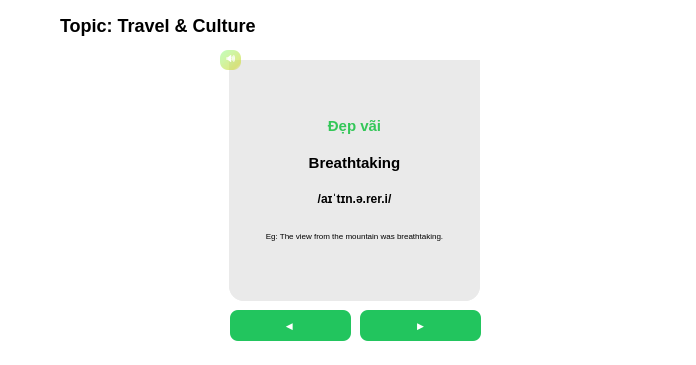
<?xml version="1.0" encoding="UTF-8"?>
<ui version="4.0">
 <class>MainWindow</class>
 <widget class="QMainWindow" name="MainWindow">
  <property name="geometry">
   <rect>
    <x>0</x>
    <y>0</y>
    <width>696</width>
    <height>365</height>
   </rect>
  </property>
  <property name="minimumSize">
   <size>
    <width>696</width>
    <height>365</height>
   </size>
  </property>
  <property name="maximumSize">
   <size>
    <width>696</width>
    <height>365</height>
   </size>
  </property>
  <property name="windowTitle">
   <string>MainWindow</string>
  </property>
  <property name="styleSheet">
   <string notr="true">QMainWindow {
    background-color: white;
}</string>
  </property>
  <widget class="QWidget" name="centralwidget">
   <widget class="QLabel" name="label">
    <property name="geometry">
     <rect>
      <x>60</x>
      <y>10</y>
      <width>261</width>
      <height>31</height>
     </rect>
    </property>
    <property name="font">
     <font>
      <pointsize>-1</pointsize>
      <weight>87</weight>
      <bold>true</bold>
     </font>
    </property>
    <property name="styleSheet">
     <string notr="true">QLabel { background:transparent; color:black; font-size:18px; font-weight:700; border:none; }</string>
    </property>
    <property name="text">
     <string>Topic: Travel &amp; Culture</string>
    </property>
   </widget>
   <widget class="QLabel" name="label_2">
    <property name="geometry">
     <rect>
      <x>10</x>
      <y>10</y>
      <width>21</width>
      <height>21</height>
     </rect>
    </property>
    <property name="text">
     <string/>
    </property>
    <property name="pixmap">
     <pixmap>pics/images.jpg</pixmap>
    </property>
    <property name="scaledContents">
     <bool>true</bool>
    </property>
   </widget>
   <widget class="QFrame" name="frame">
    <property name="geometry">
     <rect>
      <x>229</x>
      <y>60</y>
      <width>251</width>
      <height>241</height>
     </rect>
    </property>
    <property name="styleSheet">
     <string notr="true">QFrame{background-color: #EAEAEA;
border-radius: 15px;}</string>
    </property>
    <property name="frameShape">
     <enum>QFrame::StyledPanel</enum>
    </property>
    <property name="frameShadow">
     <enum>QFrame::Raised</enum>
    </property>
    <widget class="QFrame" name="frame_2">
     <property name="geometry">
      <rect>
       <x>0</x>
       <y>0</y>
       <width>251</width>
       <height>151</height>
      </rect>
     </property>
     <property name="styleSheet">
      <string notr="true">QFrame {
    border-radius: 15px;
    background-color: white;
border-top-left-radius:0px;
border-top-right-radius: 0px
}</string>
     </property>
     <property name="frameShape">
      <enum>QFrame::StyledPanel</enum>
     </property>
     <property name="frameShadow">
      <enum>QFrame::Raised</enum>
     </property>
     <widget class="QLabel" name="pic">
      <property name="geometry">
       <rect>
        <x>0</x>
        <y>0</y>
        <width>251</width>
        <height>151</height>
       </rect>
      </property>
      <property name="styleSheet">
       <string notr="true">QFrame {border-top-left-radius: 20px;
border-top-right-radius: 20px;

}</string>
      </property>
      <property name="text">
       <string/>
      </property>
      <property name="pixmap">
       <pixmap>../../../../../Users/admin/Pictures/Hazz's pic/Untitled design.png</pixmap>
      </property>
      <property name="scaledContents">
       <bool>true</bool>
      </property>
     </widget>
    </widget>
    <widget class="QLabel" name="label_definition1">
     <property name="geometry">
      <rect>
       <x>0</x>
       <y>160</y>
       <width>251</width>
       <height>41</height>
      </rect>
     </property>
     <property name="font">
      <font>
       <pointsize>-1</pointsize>
       <weight>87</weight>
       <bold>true</bold>
      </font>
     </property>
     <property name="styleSheet">
      <string notr="true">QLabel { background:transparent; color:black; font-size:15px; font-weight:700; border:none; }</string>
     </property>
     <property name="text">
      <string>Breathtaking</string>
     </property>
     <property name="alignment">
      <set>Qt::AlignCenter</set>
     </property>
    </widget>
    <widget class="QLabel" name="label_phienam">
     <property name="geometry">
      <rect>
       <x>0</x>
       <y>190</y>
       <width>251</width>
       <height>21</height>
      </rect>
     </property>
     <property name="font">
      <font>
       <pointsize>-1</pointsize>
       <weight>62</weight>
       <bold>true</bold>
      </font>
     </property>
     <property name="styleSheet">
      <string notr="true">QLabel { background:transparent; color:black; font-size:12px; font-weight:500; border:none; }</string>
     </property>
     <property name="text">
      <string>/ˈbreθˌteɪ.kɪŋ/</string>
     </property>
     <property name="alignment">
      <set>Qt::AlignCenter</set>
     </property>
    </widget>
    <widget class="QPushButton" name="pushButton">
     <property name="geometry">
      <rect>
       <x>0</x>
       <y>0</y>
       <width>251</width>
       <height>241</height>
      </rect>
     </property>
     <property name="styleSheet">
      <string notr="true">QPushButton {
    border: none;
    background: transparent;
}</string>
     </property>
     <property name="text">
      <string/>
     </property>
     <property name="icon">
      <iconset>
       <normaloff>pics/images (1).jpg</normaloff>pics/images (1).jpg</iconset>
     </property>
     <property name="iconSize">
      <size>
       <width>36</width>
       <height>32</height>
      </size>
     </property>
    </widget>
    <widget class="QFrame" name="frame_3">
     <property name="geometry">
      <rect>
       <x>0</x>
       <y>0</y>
       <width>251</width>
       <height>241</height>
      </rect>
     </property>
     <property name="styleSheet">
      <string notr="true">QFrame{background-color: #EAEAEA;
border-radius: 15px;
border-top-left-radius: 0px;
border-top-right-radius:0px
}</string>
     </property>
     <property name="frameShape">
      <enum>QFrame::StyledPanel</enum>
     </property>
     <property name="frameShadow">
      <enum>QFrame::Raised</enum>
     </property>
     <widget class="QPushButton" name="pushButton_3">
      <property name="geometry">
       <rect>
        <x>0</x>
        <y>0</y>
        <width>251</width>
        <height>241</height>
       </rect>
      </property>
      <property name="styleSheet">
       <string notr="true">QPushButton {
    border: none;
    background: transparent;
}</string>
      </property>
      <property name="text">
       <string/>
      </property>
      <property name="icon">
       <iconset>
        <normaloff>pics/images (1).jpg</normaloff>pics/images (1).jpg</iconset>
      </property>
      <property name="iconSize">
       <size>
        <width>36</width>
        <height>32</height>
       </size>
      </property>
     </widget>
     <widget class="QWidget" name="layoutWidget">
      <property name="geometry">
       <rect>
        <x>0</x>
        <y>50</y>
        <width>251</width>
        <height>141</height>
       </rect>
      </property>
      <layout class="QVBoxLayout" name="verticalLayout">
       <item>
        <widget class="QLabel" name="label_definitionTV">
         <property name="font">
          <font>
           <pointsize>-1</pointsize>
           <weight>87</weight>
           <bold>true</bold>
          </font>
         </property>
         <property name="styleSheet">
          <string notr="true">QLabel { background:transparent; color:#34c759; font-size:15px; font-weight:700; border:none; }</string>
         </property>
         <property name="text">
          <string>Đẹp vãi</string>
         </property>
         <property name="alignment">
          <set>Qt::AlignCenter</set>
         </property>
        </widget>
       </item>
       <item>
        <widget class="QLabel" name="label_definition2">
         <property name="font">
          <font>
           <pointsize>-1</pointsize>
           <weight>87</weight>
           <bold>true</bold>
          </font>
         </property>
         <property name="styleSheet">
          <string notr="true">QLabel { background:transparent; color:black; font-size:15px; font-weight:700; border:none; }</string>
         </property>
         <property name="text">
          <string>Breathtaking</string>
         </property>
         <property name="alignment">
          <set>Qt::AlignCenter</set>
         </property>
        </widget>
       </item>
       <item>
        <widget class="QLabel" name="label_phienam2">
         <property name="font">
          <font>
           <pointsize>-1</pointsize>
           <weight>62</weight>
           <bold>true</bold>
          </font>
         </property>
         <property name="styleSheet">
          <string notr="true">QLabel { background:transparent; color:black; font-size:12px; font-weight:500; border:none; }</string>
         </property>
         <property name="text">
          <string>/aɪˈtɪn.ə.rer.i/</string>
         </property>
         <property name="alignment">
          <set>Qt::AlignCenter</set>
         </property>
        </widget>
       </item>
       <item>
        <widget class="QLabel" name="label_ex">
         <property name="font">
          <font>
           <pointsize>-1</pointsize>
           <weight>50</weight>
           <bold>false</bold>
          </font>
         </property>
         <property name="styleSheet">
          <string notr="true">QLabel { background:transparent; color:black; font-size:8px; font-weight:400; border:none; }</string>
         </property>
         <property name="text">
          <string>Eg: The view from the mountain was breathtaking.</string>
         </property>
         <property name="alignment">
          <set>Qt::AlignCenter</set>
         </property>
        </widget>
       </item>
      </layout>
     </widget>
     <zorder>layoutWidget</zorder>
     <zorder>pushButton_3</zorder>
    </widget>
   </widget>
   <widget class="QLabel" name="label_3">
    <property name="geometry">
     <rect>
      <x>20</x>
      <y>10</y>
      <width>31</width>
      <height>31</height>
     </rect>
    </property>
    <property name="text">
     <string/>
    </property>
    <property name="pixmap">
     <pixmap>../../../../M3M english/images.png</pixmap>
    </property>
    <property name="scaledContents">
     <bool>true</bool>
    </property>
   </widget>
   <widget class="QPushButton" name="button_continue_2">
    <property name="geometry">
     <rect>
      <x>360</x>
      <y>310</y>
      <width>121</width>
      <height>31</height>
     </rect>
    </property>
    <property name="font">
     <font>
      <pointsize>-1</pointsize>
      <weight>87</weight>
      <bold>true</bold>
     </font>
    </property>
    <property name="styleSheet">
     <string notr="true">
        QPushButton { background:#22c55e; border-radius:8px; color:white; font-size:9px; font-weight:700; }
        QPushButton:hover { background:#16a34a; }
        QPushButton:pressed { background:#15803d; }
       </string>
    </property>
    <property name="text">
     <string>▶</string>
    </property>
   </widget>
   <widget class="QPushButton" name="button_back">
    <property name="geometry">
     <rect>
      <x>230</x>
      <y>310</y>
      <width>121</width>
      <height>31</height>
     </rect>
    </property>
    <property name="font">
     <font>
      <pointsize>-1</pointsize>
      <weight>87</weight>
      <bold>true</bold>
     </font>
    </property>
    <property name="styleSheet">
     <string notr="true">
        QPushButton { background:#22c55e; border-radius:8px; color:white; font-size:9px; font-weight:700; }
        QPushButton:hover { background:#16a34a; }
        QPushButton:pressed { background:#15803d; }
       </string>
    </property>
    <property name="text">
     <string>◀ </string>
    </property>
   </widget>
   <widget class="QPushButton" name="button_back_2">
    <property name="geometry">
     <rect>
      <x>220</x>
      <y>50</y>
      <width>21</width>
      <height>20</height>
     </rect>
    </property>
    <property name="font">
     <font>
      <pointsize>-1</pointsize>
      <weight>87</weight>
      <bold>true</bold>
     </font>
    </property>
    <property name="styleSheet">
     <string notr="true">
        QPushButton { background: qlineargradient(spread:pad, x1:0, y1:0, x2:1, y2:1, stop:0 rgba(155, 255, 153, 157), stop:0.801136 rgba(205, 220, 57, 160), stop:0.994318 rgba(220, 220, 220, 153)); border-radius:8px; color:white; font-size:9px; font-weight:700; }
        QPushButton:hover { background:qlineargradient(spread:pad, x1:0, y1:0, x2:1, y2:1, stop:0 rgba(118, 194, 116, 192), stop:0.801136 rgba(177, 190, 49, 201), stop:0.971591 rgba(190, 190, 190, 195)); }
        QPushButton:pressed { background:qlineargradient(spread:pad, x1:0, y1:0, x2:1, y2:1, stop:0 rgba(118, 194, 116, 192), stop:0.801136 rgba(177, 190, 49, 201), stop:0.971591 rgba(190, 190, 190, 195)); }
       </string>
    </property>
    <property name="text">
     <string>🔊</string>
    </property>
   </widget>
  </widget>
 </widget>
 <resources/>
 <connections/>
</ui>
